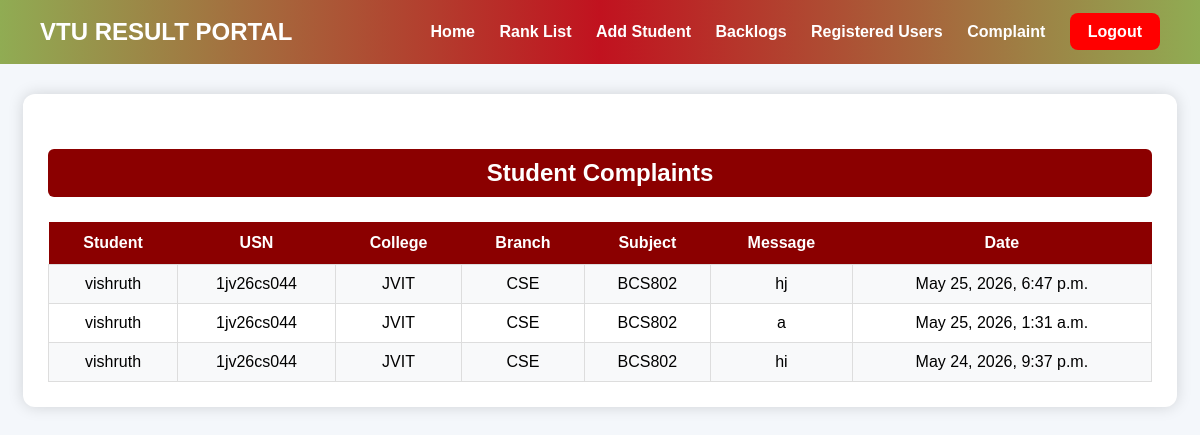
Screenshot of /complaints/ (signed in) with the database file from the repository.
### base/models.py (models this page shows, shortened)
class Complaint(models.Model):
    student = models.ForeignKey(
        Student,
        on_delete=models.CASCADE,
        blank=True,
        null=True
    )
    subject = models.CharField(max_length=150)
    message = models.TextField()
    date = models.DateTimeField(auto_now_add=True)
    is_read = models.BooleanField(default=False)

class Student(models.Model):
    usn = models.CharField(
        max_length=20,
        unique=True
    )
    name = models.CharField(
        max_length=100
    )
    email = models.EmailField(
        max_length=100,
        blank=True,
        null=True
    )
    phone = models.CharField(
        max_length=15,
        blank=True,
        null=True
    )
    college = models.CharField(
        max_length=150,
        default='JVIT'
    )
    degree = models.CharField(
        max_length=50,
        default='BE'
    )
    branch = models.CharField(
        max_length=80,
        default='CSE'
    )
    scheme = models.CharField(
        max_length=20,
        default='2022'
    )
    semester = models.IntegerField(
        default=1
    )

### base/views.py (the view, shortened to what this page needs)
# urls.py: path('complaints/', views.complaint_page, name='complaints'),
@login_required(login_url='login')
def complaint_page(request):
    message = ''
    if request.user.is_staff:
        Complaint.objects.filter(
            is_read=False
        ).update(
            is_read=True
        )
        complaints = Complaint.objects.all().order_by(
            '-date'
        )
        return render(request, 'admin_complaint.html', {
            'complaints': complaints
        })

### base/templates/admin_complaint.html
{% extends 'main.html' %}
{% block content %}
<h2 class="sem-title">
    Student Complaints
</h2>
<table>
    <tr>
        <th>Student</th>
        <th>USN</th>
        <th>College</th>
        <th>Branch</th>
        <th>Subject</th>
        <th>Message</th>
        <th>Date</th>
    </tr>
    {% for i in complaints %}
    <tr>
        <td>
            {% if i.student %}
                {{ i.student.name }}
            {% else %}
                Unknown
            {% endif %}
        </td>
        <td>
            {% if i.student %}
                {{ i.student.usn }}
            {% else %}
                -
            {% endif %}
        </td>
        <td>
            {% if i.student %}
                {{ i.student.college }}
            {% else %}
                -
            {% endif %}
        </td>
        <td>
            {% if i.student %}
                {{ i.student.branch }}
            {% else %}
                -
            {% endif %}
        </td>
        <td>
            {{ i.subject }}
        </td>
        <td>
            {{ i.message }}
        </td>
        <td>
            {{ i.date }}
        </td>
    </tr>
    {% empty %}
    <tr>
        <td colspan="7">
            No complaints available
        </td>
    </tr>
    {% endfor %}
</table>
{% endblock %}

### base/static/style.css (style rules this page uses)
body { margin:0; padding:0; font-family:Arial, sans-serif; background:#f4f7fb; }
table { width:100%; border-collapse:collapse; margin-top:25px; }
th { background:#8b0000; color:white; padding:12px; }
td { border:1px solid #ddd; padding:10px; text-align:center; }
tr:nth-child(even) { background:#f8f9fa; }
.sem-title { background:#8b0000; color:white; padding:10px; border-radius:6px; margin-top:30px; text-align:center; }
html { scroll-behavior:smooth; }

### rows the page displays
Complaint: student.name "vishruth", student.usn "1jv26cs044", student.college "JVIT", student.branch "CSE", subject "BCS802", message "hj", date "May 25, 2026, 6:47 p.m."
Complaint: student.name "vishruth", student.usn "1jv26cs044", student.college "JVIT", student.branch "CSE", subject "BCS802", message "a", date "May 25, 2026, 1:31 a.m."
Complaint: student.name "vishruth", student.usn "1jv26cs044", student.college "JVIT", student.branch "CSE", subject "BCS802", message "hi", date "May 24, 2026, 9:37 p.m."
